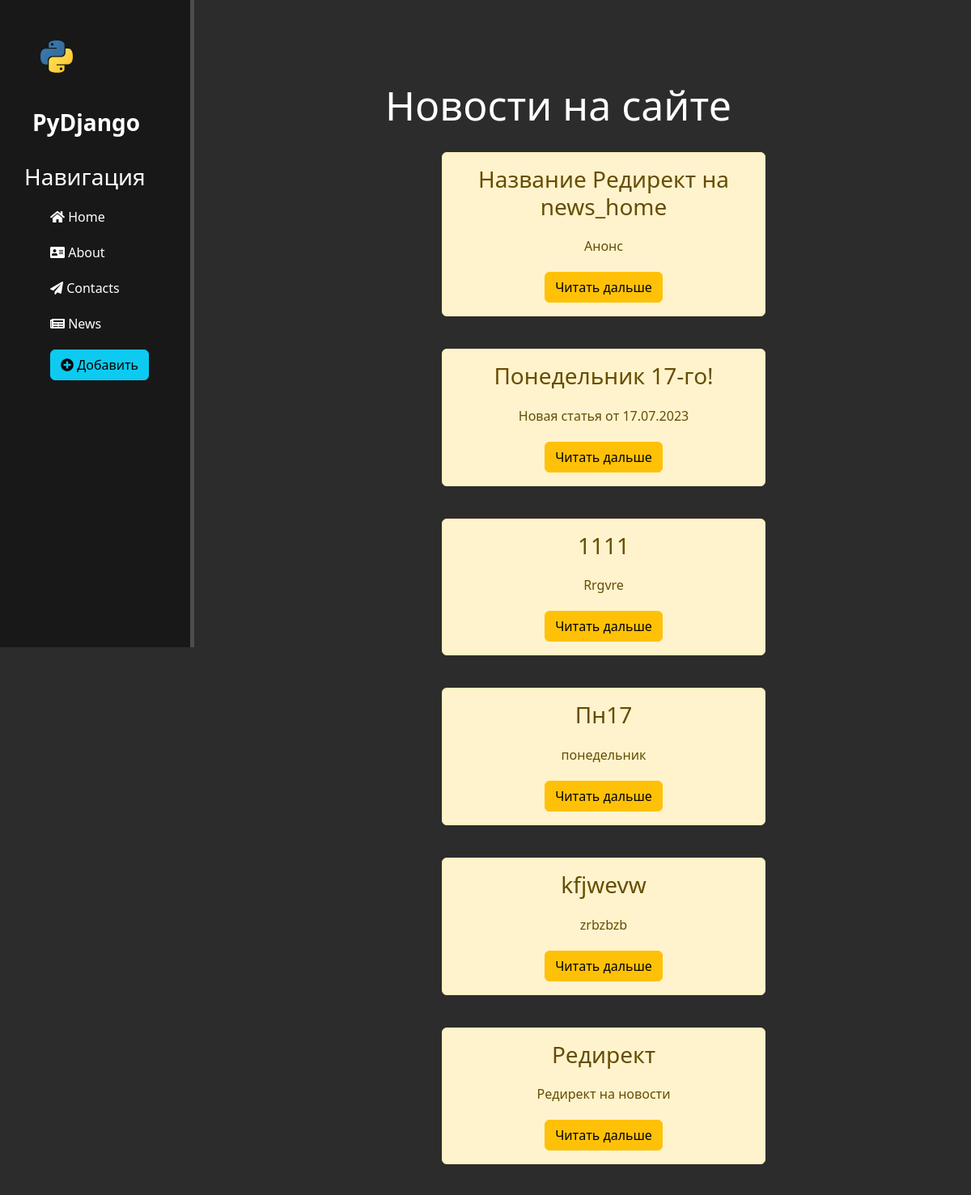
The page /news/ (upper part) on the database as committed earlier.
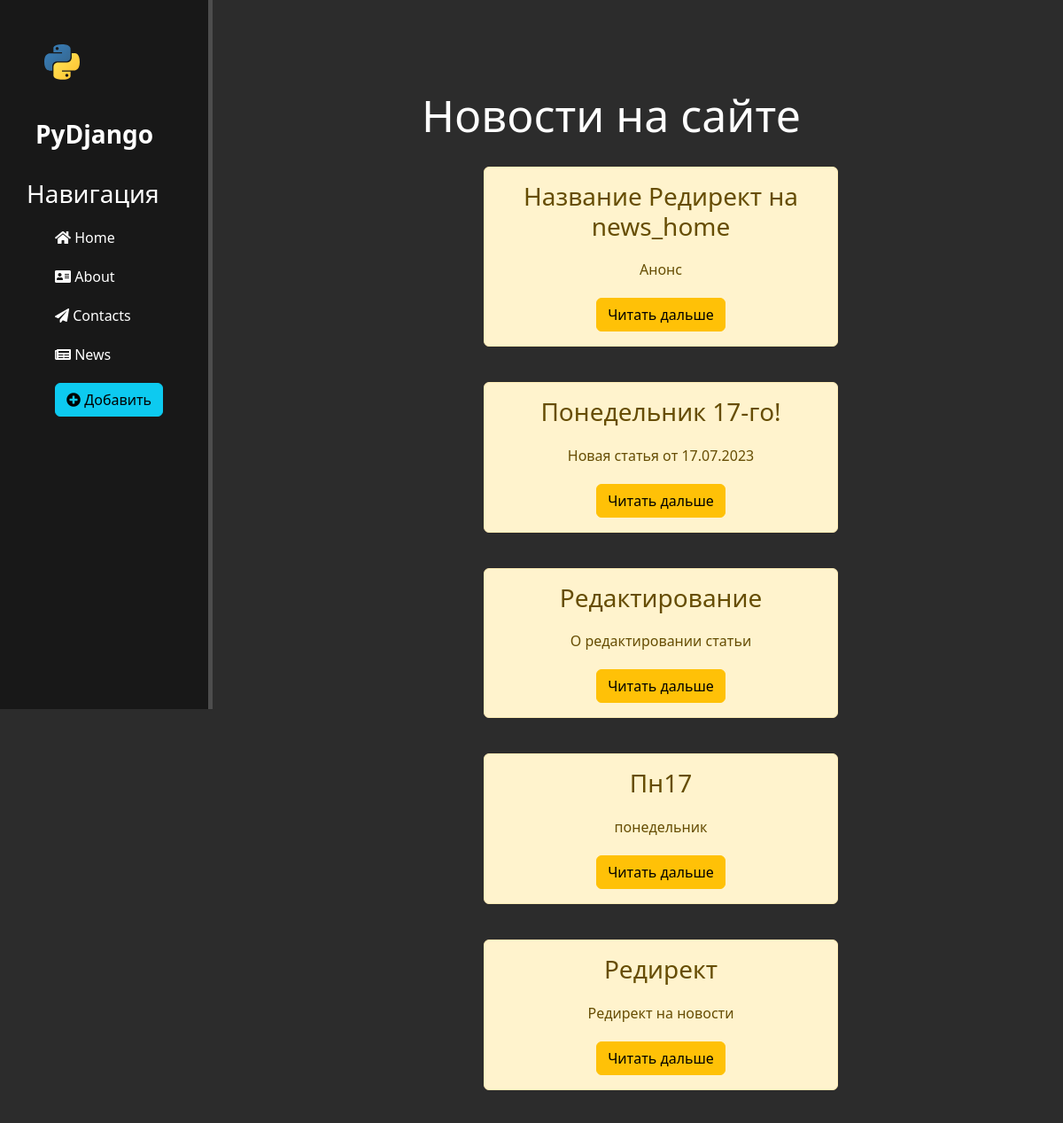
The same page on the database as committed later.
### news/models.py (models this page shows, shortened)
class Articles(models.Model):
    title = models.CharField('Название', max_length=50)
    anons = models.CharField('Анонс', max_length=250)
    full_text = models.TextField('Статья')
    data = models.DateTimeField('Дата публикации')
    class Meta:
        verbose_name = 'Новость'
        verbose_name_plural = 'Новости'

### news/views.py (the view)
# urls.py: path('', views.news_home, name='news_home'),
def news_home(request):
    news = Articles.objects.order_by('-data')
    return render(request, 'news/news_home.html', {'news': news})

### news/templates/news/news_home.html (shortened to what this page needs)
{% extends 'main/layout.html' %}
{% block content %}
        <div class="features">
                <h1>Новости на сайте</h1>
                {% if news %}
                        {% for el in news %}
                                <div class="alert alert-warning">
                                        <h3>{{ el.title }}</h3>
                                        <p>{{ el.anons }}</p>
                                        <a href="{% url 'news-detail' el.id %}" class="btn btn-warning">Читать дальше</a>
                                </div>
                        {% endfor %}
                {% else %}
                        <p>Нет новостей</p>
                {% endif %}
        </div>
{% endblock %}

Rows that differ between the two databases and show on the page:
removed Articles: title "kfjwevw", anons "zrbzbzb"
changed Articles: title "1111" → "Редактирование"; anons "Rrgvre" → "О редактировании статьи"
